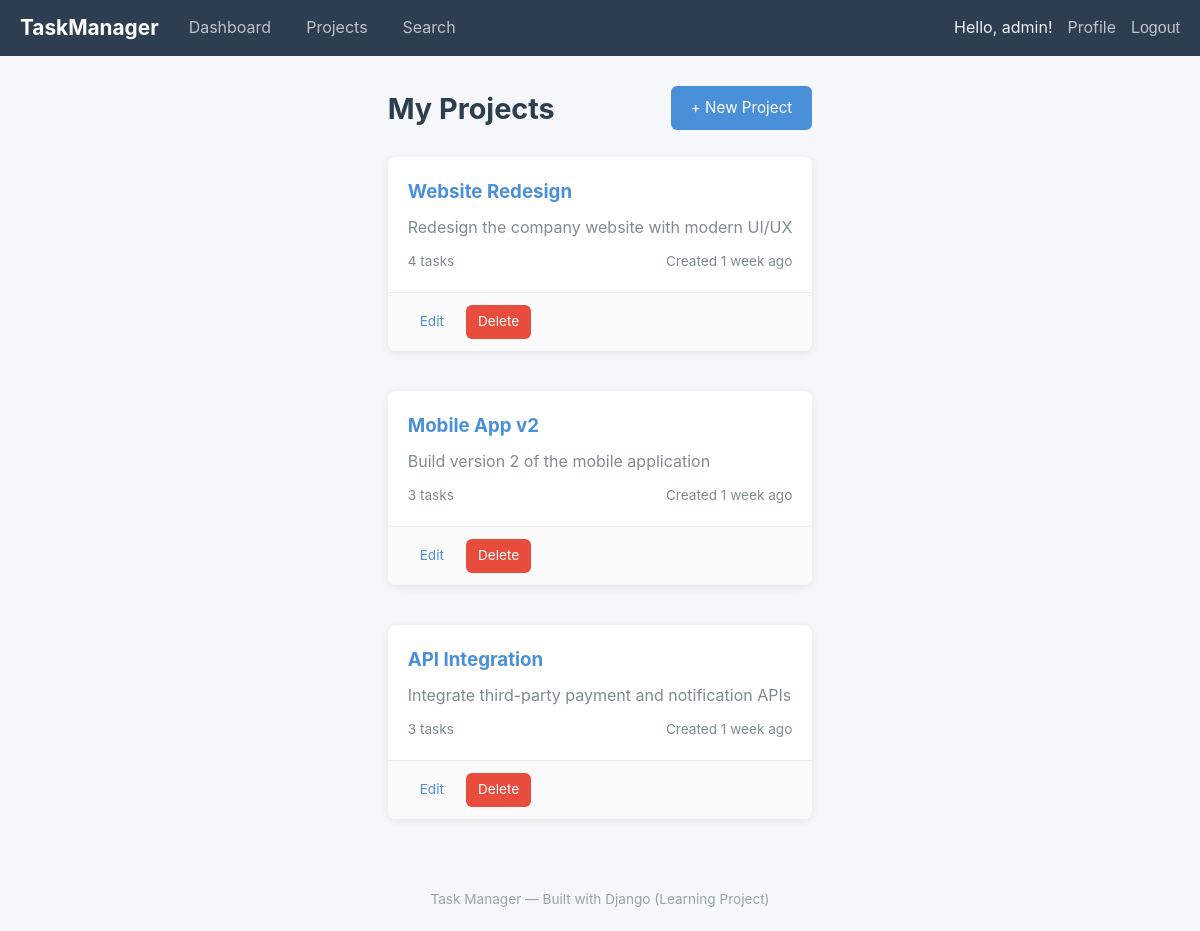
Page /projects/ (signed in) on the committed database.
### tasks/models.py (models this page shows, shortened)
class Project(models.Model):
    name = models.CharField(max_length=200)
    description = models.TextField(blank=True)  # blank=True = optional in forms
    owner = models.ForeignKey(User, on_delete=models.CASCADE, related_name='projects')
    created_at = models.DateTimeField(auto_now_add=True)
    updated_at = models.DateTimeField(auto_now=True)
    class Meta:
        ordering = ['-created_at']

### tasks/views.py (the view)
# urls.py: path('projects/', views.project_list, name='project_list'),
@login_required
def project_list(request):
    projects = request.user.projects.annotate(
        task_count=Count('tasks')  # Like withCount('tasks') in Laravel
    )
    return render(request, 'tasks/project_list.html', {'projects': projects})

### templates/tasks/project_list.html (shortened to what this page needs)
{% extends 'base.html' %}
{% block content %}
<div class="content-header">
    <h1>My Projects</h1>
    <a href="{% url 'project_create' %}" class="btn btn-primary">+ New Project</a>
</div>
{% if projects %}
<div class="project-grid">
    {% for project in projects %}
    <div class="card project-card">
        <div class="card-body">
            <h3><a href="{% url 'project_detail' pk=project.pk %}">{{ project.name }}</a></h3>
            <p class="text-muted">{{ project.description|truncatewords:20 }}</p>
            <div class="project-meta">
                <span>{{ project.task_count }} task{{ project.task_count|pluralize }}</span>
                <span>Created {{ project.created_at|timesince }} ago</span>
            </div>
        </div>
        <div class="card-footer">
            <a href="{% url 'project_edit' pk=project.pk %}" class="btn btn-small">Edit</a>
            <a href="{% url 'project_delete' pk=project.pk %}" class="btn btn-small btn-danger">Delete</a>
        </div>
    </div>
    {% endfor %}
</div>
{% else %}
<div class="empty-state-large">
    <h2>No Projects Yet</h2>
    <p>Create your first project to get started!</p>
    <a href="{% url 'project_create' %}" class="btn btn-primary">Create Project</a>
</div>
{% endif %}
{% endblock %}

### templates/base.html (shortened to what this page needs)
{% load static %}
<!DOCTYPE html>
<html lang="en">
<head>
    <link rel="stylesheet" href="{% static 'css/style.css' %}">
</head>
<body>
    <nav class="navbar">
        <div class="nav-brand">
            <a href="{% url 'home' %}">TaskManager</a>
        </div>
        {% if user.is_authenticated %}
        <div class="nav-links">
            <a href="{% url 'dashboard' %}">Dashboard</a>
            <a href="{% url 'project_list' %}">Projects</a>
            <a href="{% url 'search' %}">Search</a>
        </div>
        <div class="nav-right">
            <span class="nav-user">Hello, {{ user.username }}!</span>
            <a href="{% url 'profile' %}">Profile</a>
            <form method="post" action="{% url 'logout' %}" class="inline-form">
                <button type="submit" class="btn-link">Logout</button>
            </form>
        </div>
        {% else %}
        <div class="nav-right">
            <a href="{% url 'login' %}">Login</a>
            <a href="{% url 'register' %}">Register</a>
        </div>
        {% endif %}
    </nav>
    <main class="container">
        {% block content %}{% endblock %}
    </main>
    <footer class="footer">
        <p>Task Manager &mdash; Built with Django (Learning Project)</p>
    </footer>
</body>
</html>

### static/css/style.css (style rules this page uses)
* { margin: 0; padding: 0; box-sizing: border-box; }
body { font-family: -apple-system, BlinkMacSystemFont, 'Segoe UI', Roboto, sans-serif; background-color: #f5f7fa; color: #333; line-height: 1.6; min-height: 100vh; display: flex; flex-direction: column; }
a { color: #4a90d9; text-decoration: none; }
.navbar { background: #2c3e50; color: white; padding: 0 20px; display: flex; align-items: center; height: 56px; gap: 20px; }
.nav-brand a { color: white; font-size: 1.3em; font-weight: bold; }
.nav-links { display: flex; gap: 15px; }
.nav-links a { color: #bdc3c7; padding: 5px 10px; border-radius: 4px; }
.nav-right { margin-left: auto; display: flex; align-items: center; gap: 15px; }
.nav-right a { color: #bdc3c7; }
.nav-user { color: #ecf0f1; }
.btn-link { background: none; border: none; color: #bdc3c7; cursor: pointer; font-size: 1em; padding: 0; }
.inline-form { display: inline; }
.container { max-width: 1100px; margin: 0 auto; padding: 30px 20px; flex: 1; }
.content-header { display: flex; justify-content: space-between; align-items: flex-start; margin-bottom: 25px; flex-wrap: wrap; gap: 15px; }
.content-header h1 { font-size: 1.8em; color: #2c3e50; }
.btn { display: inline-block; padding: 10px 20px; border: none; border-radius: 6px; cursor: pointer; font-size: 0.95em; text-decoration: none; transition: background 0.2s; }
.btn-primary { background: #4a90d9; color: white; }
.btn-danger { background: #e74c3c; color: white; }
.btn-small { padding: 6px 12px; font-size: 0.85em; }
.card { background: white; border-radius: 8px; box-shadow: 0 2px 8px rgba(0,0,0,0.08); margin-bottom: 20px; overflow: hidden; }
.card-body { padding: 20px; }
.card-footer { padding: 12px 20px; border-top: 1px solid #eee; background: #fafafa; display: flex; gap: 10px; }
.project-grid { display: grid; grid-template-columns: repeat(auto-fill, minmax(320px, 1fr)); gap: 20px; }
.project-card h3 { margin-bottom: 8px; }
.project-meta { display: flex; justify-content: space-between; color: #7f8c8d; font-size: 0.85em; margin-top: 10px; }
.text-muted { color: #7f8c8d; }
.footer { text-align: center; padding: 20px; color: #95a5a6; font-size: 0.85em; margin-top: auto; }

### rows in the picture
Project: name "Website Redesign", description "Redesign the company website with modern UI/UX", task_count "4", created_at "1 week"
Project: name "Mobile App v2", description "Build version 2 of the mobile application", task_count "3", created_at "1 week"
Project: name "API Integration", description "Integrate third-party payment and notification APIs", task_count "3", created_at "1 week"

### other values in the picture
{{ user.username }} "admin"
